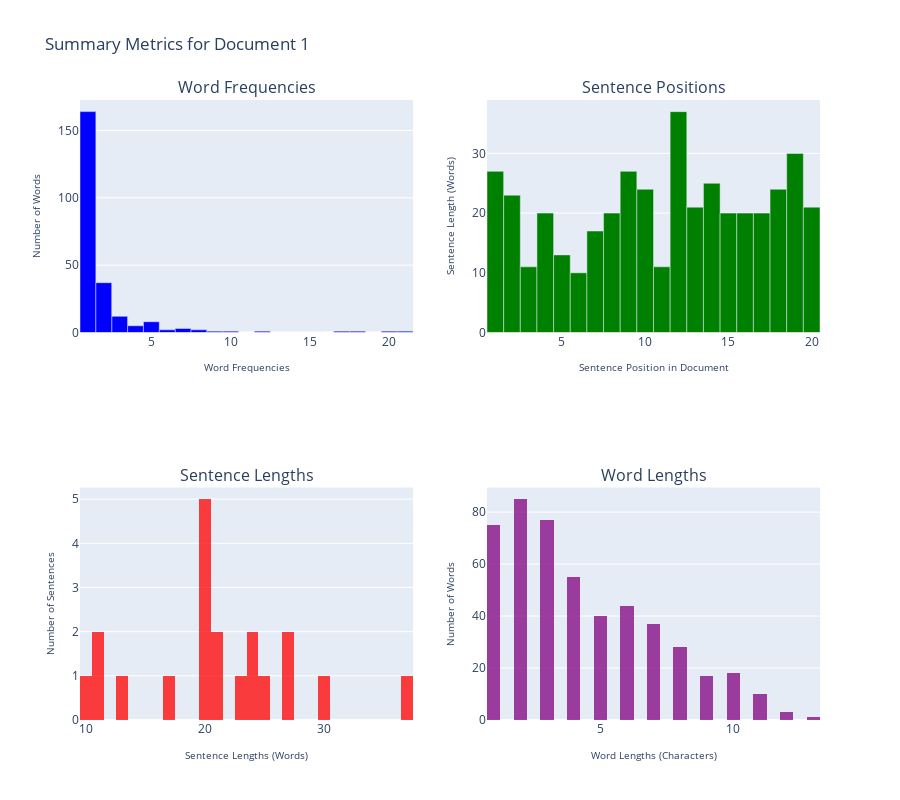
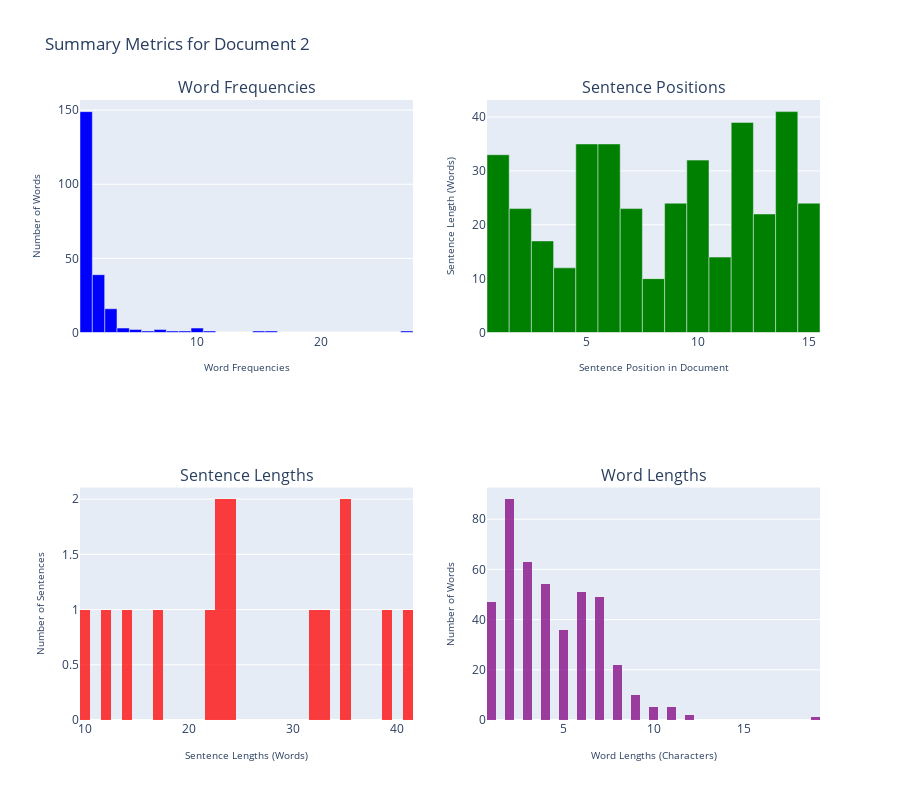

The notebook cell these images were saved under, in order:
### Markdown cell above
### Text Metrics Distributions

- **Word Frequencies:** This metric provides a histogram of how often words appear with a given frequency. For example, if a lot of words appear only once in a document, it might be indicative of a text rich in unique words. On the other hand, a small set of words appearing very frequently might indicate repetitive content or a certain theme or pattern in the text.

- **Sentence Positions vs. Sentence Lengths:** This bar chart showcases the length of each sentence (in terms of word count) in their order of appearance in the document. This can give insights into the flow of information in a text, highlighting any long, detailed sections or brief, potentially superficial areas.

- **Sentence Lengths Distribution:** A histogram showing the frequency of sentence lengths across the document. Long sentences might contain a lot of information but could be harder for summarization models to digest and for readers to comprehend. Conversely, many short sentences might indicate fragmented information.

- **Word Lengths Distribution:** A histogram of the lengths of words in the document. Extremely long words might be anomalies, technical terms, or potential errors in the corpus. Conversely, a majority of very short words might denote lack of depth or specificity.

### Code cell
text_metrics_summary_plot(df_raw, "input", 2)

### Figure 1 — Plotly figure (JSON) as saved in the notebook; plotly's stock layout.template omitted (floating-point values rounded to 4 significant figures; data arrays with more than 128 entries replaced by an {"elided": "..."} marker saying what was removed)
{"data": [{"marker": {"color": "blue"}, "showlegend": false, "type": "bar", "x": [1, 4, 3, 5, 7, 8, 18, 9, 2, 17, 21, 20, 12, 10, 6], "xaxis": "x", "y": [164, 5, 12, 8, 3, 2, 1, 1, 37, 1, 1, 1, 1, 1, 2], "yaxis": "y"}, {"marker": {"color": "green"}, "showlegend": false, "type": "bar", "x": [1, 2, 3, 4, 5, 6, 7, 8, 9, 10, 11, 12, 13, 14, 15, 16, 17, 18, 19, 20], "xaxis": "x2", "y": [27, 23, 11, 20, 13, 10, 17, 20, 27, 24, 11, 37, 21, 25, 20, 20, 20, 24, 30, 21], "yaxis": "y2"}, {"marker": {"color": "red"}, "nbinsx": 50, "opacity": 0.75, "showlegend": false, "type": "histogram", "x": [27, 23, 11, 20, 13, 10, 17, 20, 27, 24, 11, 37, 21, 25, 20, 20, 20, 24, 30, 21], "xaxis": "x3", "yaxis": "y3"}, {"marker": {"color": "purple"}, "nbinsx": 50, "opacity": 0.75, "showlegend": false, "type": "histogram", "x": {"elided": "490 int values"}, "xaxis": "x4", "yaxis": "y4"}], "layout": {"annotations": [{"font": {"size": 16}, "showarrow": false, "text": "Word Frequencies", "x": 0.225, "xanchor": "center", "xref": "paper", "y": 1, "yanchor": "bottom", "yref": "paper"}, {"font": {"size": 16}, "showarrow": false, "text": "Sentence Positions", "x": 0.775, "xanchor": "center", "xref": "paper", "y": 1, "yanchor": "bottom", "yref": "paper"}, {"font": {"size": 16}, "showarrow": false, "text": "Sentence Lengths", "x": 0.225, "xanchor": "center", "xref": "paper", "y": 0.375, "yanchor": "bottom", "yref": "paper"}, {"font": {"size": 16}, "showarrow": false, "text": "Word Lengths", "x": 0.775, "xanchor": "center", "xref": "paper", "y": 0.375, "yanchor": "bottom", "yref": "paper"}], "barmode": "overlay", "height": 800, "title": {"text": "Summary Metrics for Document 1"}, "xaxis": {"anchor": "y", "domain": [0, 0.45], "title": {"font": {"size": 10}, "text": "Word Frequencies"}}, "xaxis2": {"anchor": "y2", "domain": [0.55, 1], "title": {"font": {"size": 10}, "text": "Sentence Position in Document"}}, "xaxis3": {"anchor": "y3", "domain": [0, 0.45], "title": {"font": {"size": 10}, "text": "Sentence Lengths (Words)"}}, "xaxis4": {"anchor": "y4", "domain": [0.55, 1], "title": {"font": {"size": 10}, "text": "Word Lengths (Characters)"}}, "yaxis": {"anchor": "x", "domain": [0.625, 1], "title": {"font": {"size": 10}, "text": "Number of Words"}}, "yaxis2": {"anchor": "x2", "domain": [0.625, 1], "title": {"font": {"size": 10}, "text": "Sentence Length (Words)"}}, "yaxis3": {"anchor": "x3", "domain": [0, 0.375], "title": {"font": {"size": 10}, "text": "Number of Sentences"}}, "yaxis4": {"anchor": "x4", "domain": [0, 0.375], "title": {"font": {"size": 10}, "text": "Number of Words"}}}}

### Figure 2 — Plotly figure (JSON) as saved in the notebook; plotly's stock layout.template omitted (floating-point values rounded to 4 significant figures; data arrays with more than 128 entries replaced by an {"elided": "..."} marker saying what was removed)
{"data": [{"marker": {"color": "blue"}, "showlegend": false, "type": "bar", "x": [1, 7, 3, 2, 5, 27, 10, 4, 8, 6, 9, 15, 16, 11], "xaxis": "x", "y": [149, 2, 16, 39, 2, 1, 3, 3, 1, 1, 1, 1, 1, 1], "yaxis": "y"}, {"marker": {"color": "green"}, "showlegend": false, "type": "bar", "x": [1, 2, 3, 4, 5, 6, 7, 8, 9, 10, 11, 12, 13, 14, 15], "xaxis": "x2", "y": [33, 23, 17, 12, 35, 35, 23, 10, 24, 32, 14, 39, 22, 41, 24], "yaxis": "y2"}, {"marker": {"color": "red"}, "nbinsx": 50, "opacity": 0.75, "showlegend": false, "type": "histogram", "x": [33, 23, 17, 12, 35, 35, 23, 10, 24, 32, 14, 39, 22, 41, 24], "xaxis": "x3", "yaxis": "y3"}, {"marker": {"color": "purple"}, "nbinsx": 50, "opacity": 0.75, "showlegend": false, "type": "histogram", "x": {"elided": "433 int values"}, "xaxis": "x4", "yaxis": "y4"}], "layout": {"annotations": [{"font": {"size": 16}, "showarrow": false, "text": "Word Frequencies", "x": 0.225, "xanchor": "center", "xref": "paper", "y": 1, "yanchor": "bottom", "yref": "paper"}, {"font": {"size": 16}, "showarrow": false, "text": "Sentence Positions", "x": 0.775, "xanchor": "center", "xref": "paper", "y": 1, "yanchor": "bottom", "yref": "paper"}, {"font": {"size": 16}, "showarrow": false, "text": "Sentence Lengths", "x": 0.225, "xanchor": "center", "xref": "paper", "y": 0.375, "yanchor": "bottom", "yref": "paper"}, {"font": {"size": 16}, "showarrow": false, "text": "Word Lengths", "x": 0.775, "xanchor": "center", "xref": "paper", "y": 0.375, "yanchor": "bottom", "yref": "paper"}], "barmode": "overlay", "height": 800, "title": {"text": "Summary Metrics for Document 2"}, "xaxis": {"anchor": "y", "domain": [0, 0.45], "title": {"font": {"size": 10}, "text": "Word Frequencies"}}, "xaxis2": {"anchor": "y2", "domain": [0.55, 1], "title": {"font": {"size": 10}, "text": "Sentence Position in Document"}}, "xaxis3": {"anchor": "y3", "domain": [0, 0.45], "title": {"font": {"size": 10}, "text": "Sentence Lengths (Words)"}}, "xaxis4": {"anchor": "y4", "domain": [0.55, 1], "title": {"font": {"size": 10}, "text": "Word Lengths (Characters)"}}, "yaxis": {"anchor": "x", "domain": [0.625, 1], "title": {"font": {"size": 10}, "text": "Number of Words"}}, "yaxis2": {"anchor": "x2", "domain": [0.625, 1], "title": {"font": {"size": 10}, "text": "Sentence Length (Words)"}}, "yaxis3": {"anchor": "x3", "domain": [0, 0.375], "title": {"font": {"size": 10}, "text": "Number of Sentences"}}, "yaxis4": {"anchor": "x4", "domain": [0, 0.375], "title": {"font": {"size": 10}, "text": "Number of Words"}}}}
